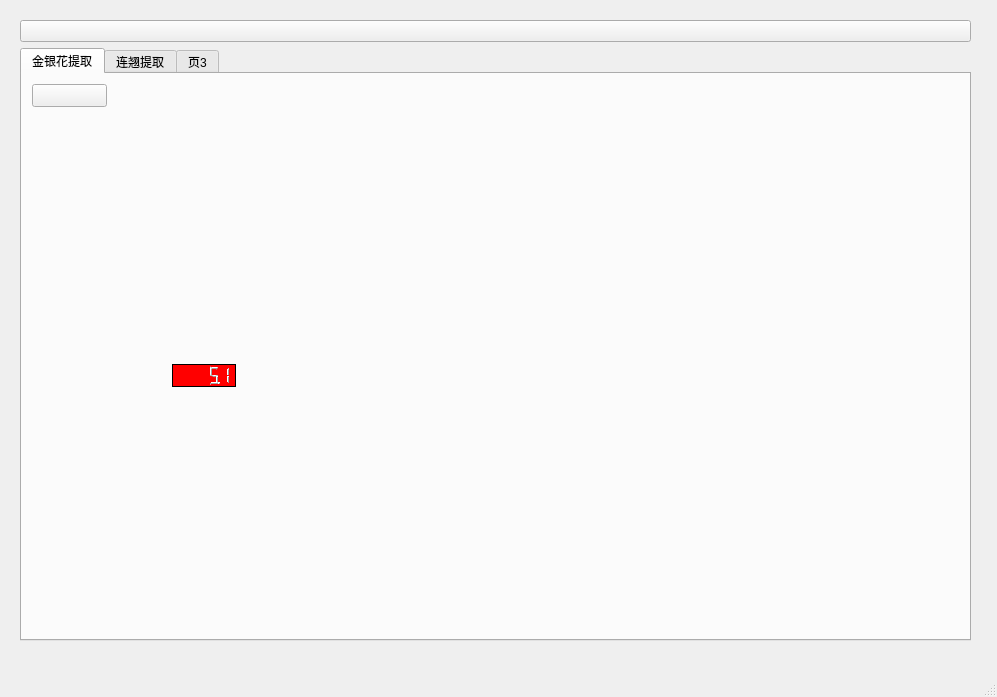
<?xml version="1.0" encoding="UTF-8"?>
<ui version="4.0">
 <class>MainWindow</class>
 <widget class="QMainWindow" name="MainWindow">
  <property name="geometry">
   <rect>
    <x>0</x>
    <y>0</y>
    <width>997</width>
    <height>697</height>
   </rect>
  </property>
  <property name="windowTitle">
   <string>主控界面</string>
  </property>
  <property name="windowIcon">
   <iconset resource="image.qrc">
    <normaloff>:/logo/media/logo.png</normaloff>:/logo/media/logo.png</iconset>
  </property>
  <widget class="QWidget" name="centralwidget">
   <widget class="QWidget" name="gridLayoutWidget">
    <property name="geometry">
     <rect>
      <x>20</x>
      <y>20</y>
      <width>951</width>
      <height>621</height>
     </rect>
    </property>
    <layout class="QGridLayout" name="gridLayout">
     <item row="1" column="0">
      <widget class="QTabWidget" name="tabWidget">
       <property name="contextMenuPolicy">
        <enum>Qt::NoContextMenu</enum>
       </property>
       <property name="currentIndex">
        <number>0</number>
       </property>
       <widget class="QWidget" name="tab_1">
        <attribute name="title">
         <string>金银花提取</string>
        </attribute>
        <widget class="QPushButton" name="subControlButton_1">
         <property name="geometry">
          <rect>
           <x>10</x>
           <y>10</y>
           <width>75</width>
           <height>23</height>
          </rect>
         </property>
         <property name="cursor">
          <cursorShape>PointingHandCursor</cursorShape>
         </property>
         <property name="text">
          <string/>
         </property>
         <property name="icon">
          <iconset>
           <activeoff>:/switch/media/manul_.png</activeoff>
           <activeon>:/switch/media/auto_.png</activeon>
          </iconset>
         </property>
         <property name="iconSize">
          <size>
           <width>48</width>
           <height>32</height>
          </size>
         </property>
         <property name="checkable">
          <bool>true</bool>
         </property>
        </widget>
        <widget class="QLCDNumber" name="tempInfo">
         <property name="enabled">
          <bool>true</bool>
         </property>
         <property name="geometry">
          <rect>
           <x>150</x>
           <y>290</y>
           <width>64</width>
           <height>23</height>
          </rect>
         </property>
         <property name="font">
          <font>
           <weight>75</weight>
           <italic>false</italic>
           <bold>true</bold>
           <underline>false</underline>
           <strikeout>false</strikeout>
          </font>
         </property>
         <property name="cursor">
          <cursorShape>PointingHandCursor</cursorShape>
         </property>
         <property name="mouseTracking">
          <bool>false</bool>
         </property>
         <property name="acceptDrops">
          <bool>false</bool>
         </property>
         <property name="autoFillBackground">
          <bool>false</bool>
         </property>
         <property name="styleSheet">
          <string notr="true">background-color: rgb(255, 0, 0);</string>
         </property>
         <property name="frameShape">
          <enum>QFrame::Box</enum>
         </property>
         <property name="frameShadow">
          <enum>QFrame::Plain</enum>
         </property>
         <property name="smallDecimalPoint">
          <bool>true</bool>
         </property>
         <property name="numDigits">
          <number>5</number>
         </property>
         <property name="digitCount">
          <number>5</number>
         </property>
         <property name="mode">
          <enum>QLCDNumber::Dec</enum>
         </property>
         <property name="segmentStyle">
          <enum>QLCDNumber::Filled</enum>
         </property>
         <property name="value" stdset="0">
          <double>5.100000000000000</double>
         </property>
        </widget>
        <zorder>gControlButton</zorder>
        <zorder>subControlButton_1</zorder>
        <zorder>tempInfo</zorder>
       </widget>
       <widget class="QWidget" name="tab_2">
        <attribute name="title">
         <string>连翘提取</string>
        </attribute>
        <widget class="QPushButton" name="subControlButton_2">
         <property name="geometry">
          <rect>
           <x>10</x>
           <y>10</y>
           <width>75</width>
           <height>23</height>
          </rect>
         </property>
         <property name="cursor">
          <cursorShape>PointingHandCursor</cursorShape>
         </property>
         <property name="text">
          <string/>
         </property>
         <property name="icon">
          <iconset>
           <activeoff>:/switch/media/manul_.png</activeoff>
           <activeon>:/switch/media/auto_.png</activeon>
          </iconset>
         </property>
         <property name="iconSize">
          <size>
           <width>48</width>
           <height>32</height>
          </size>
         </property>
         <property name="checkable">
          <bool>true</bool>
         </property>
        </widget>
        <zorder>subControlButton_2</zorder>
        <zorder>gControlButton</zorder>
       </widget>
       <widget class="QWidget" name="tab_3">
        <attribute name="title">
         <string>页3</string>
        </attribute>
        <widget class="QPushButton" name="subControlButton_3">
         <property name="geometry">
          <rect>
           <x>10</x>
           <y>10</y>
           <width>75</width>
           <height>23</height>
          </rect>
         </property>
         <property name="cursor">
          <cursorShape>PointingHandCursor</cursorShape>
         </property>
         <property name="text">
          <string/>
         </property>
         <property name="icon">
          <iconset>
           <activeoff>:/switch/media/manul_.png</activeoff>
           <activeon>:/switch/media/auto_.png</activeon>
          </iconset>
         </property>
         <property name="iconSize">
          <size>
           <width>48</width>
           <height>32</height>
          </size>
         </property>
         <property name="checkable">
          <bool>true</bool>
         </property>
        </widget>
       </widget>
      </widget>
     </item>
     <item row="0" column="0">
      <widget class="QPushButton" name="gControlButton">
       <property name="cursor">
        <cursorShape>PointingHandCursor</cursorShape>
       </property>
       <property name="text">
        <string/>
       </property>
       <property name="icon">
        <iconset>
         <activeoff>:/switch/media/manul_.png</activeoff>
         <activeon>:/switch/media/auto_.png</activeon>
        </iconset>
       </property>
       <property name="iconSize">
        <size>
         <width>48</width>
         <height>32</height>
        </size>
       </property>
       <property name="checkable">
        <bool>true</bool>
       </property>
      </widget>
     </item>
    </layout>
   </widget>
  </widget>
  <widget class="QMenuBar" name="menubar">
   <property name="geometry">
    <rect>
     <x>0</x>
     <y>0</y>
     <width>997</width>
     <height>23</height>
    </rect>
   </property>
  </widget>
  <widget class="QStatusBar" name="statusbar"/>
 </widget>
 <resources>
  <include location="image.qrc"/>
 </resources>
 <connections>
  <connection>
   <sender>gControlButton</sender>
   <signal>clicked(bool)</signal>
   <receiver>subControlButton_3</receiver>
   <slot>setDisabled(bool)</slot>
   <hints>
    <hint type="sourcelabel">
     <x>231</x>
     <y>55</y>
    </hint>
    <hint type="destinationlabel">
     <x>103</x>
     <y>133</y>
    </hint>
   </hints>
  </connection>
  <connection>
   <sender>gControlButton</sender>
   <signal>clicked(bool)</signal>
   <receiver>subControlButton_1</receiver>
   <slot>setDisabled(bool)</slot>
   <hints>
    <hint type="sourcelabel">
     <x>205</x>
     <y>67</y>
    </hint>
    <hint type="destinationlabel">
     <x>85</x>
     <y>130</y>
    </hint>
   </hints>
  </connection>
  <connection>
   <sender>gControlButton</sender>
   <signal>clicked(bool)</signal>
   <receiver>subControlButton_2</receiver>
   <slot>setDisabled(bool)</slot>
   <hints>
    <hint type="sourcelabel">
     <x>213</x>
     <y>66</y>
    </hint>
    <hint type="destinationlabel">
     <x>95</x>
     <y>129</y>
    </hint>
   </hints>
  </connection>
  <connection>
   <sender>gControlButton</sender>
   <signal>clicked(bool)</signal>
   <receiver>subControlButton_1</receiver>
   <slot>setChecked(bool)</slot>
   <hints>
    <hint type="sourcelabel">
     <x>259</x>
     <y>68</y>
    </hint>
    <hint type="destinationlabel">
     <x>99</x>
     <y>134</y>
    </hint>
   </hints>
  </connection>
  <connection>
   <sender>gControlButton</sender>
   <signal>clicked(bool)</signal>
   <receiver>subControlButton_2</receiver>
   <slot>setChecked(bool)</slot>
   <hints>
    <hint type="sourcelabel">
     <x>323</x>
     <y>72</y>
    </hint>
    <hint type="destinationlabel">
     <x>94</x>
     <y>141</y>
    </hint>
   </hints>
  </connection>
  <connection>
   <sender>gControlButton</sender>
   <signal>clicked(bool)</signal>
   <receiver>subControlButton_3</receiver>
   <slot>setChecked(bool)</slot>
   <hints>
    <hint type="sourcelabel">
     <x>301</x>
     <y>70</y>
    </hint>
    <hint type="destinationlabel">
     <x>98</x>
     <y>143</y>
    </hint>
   </hints>
  </connection>
 </connections>
</ui>
